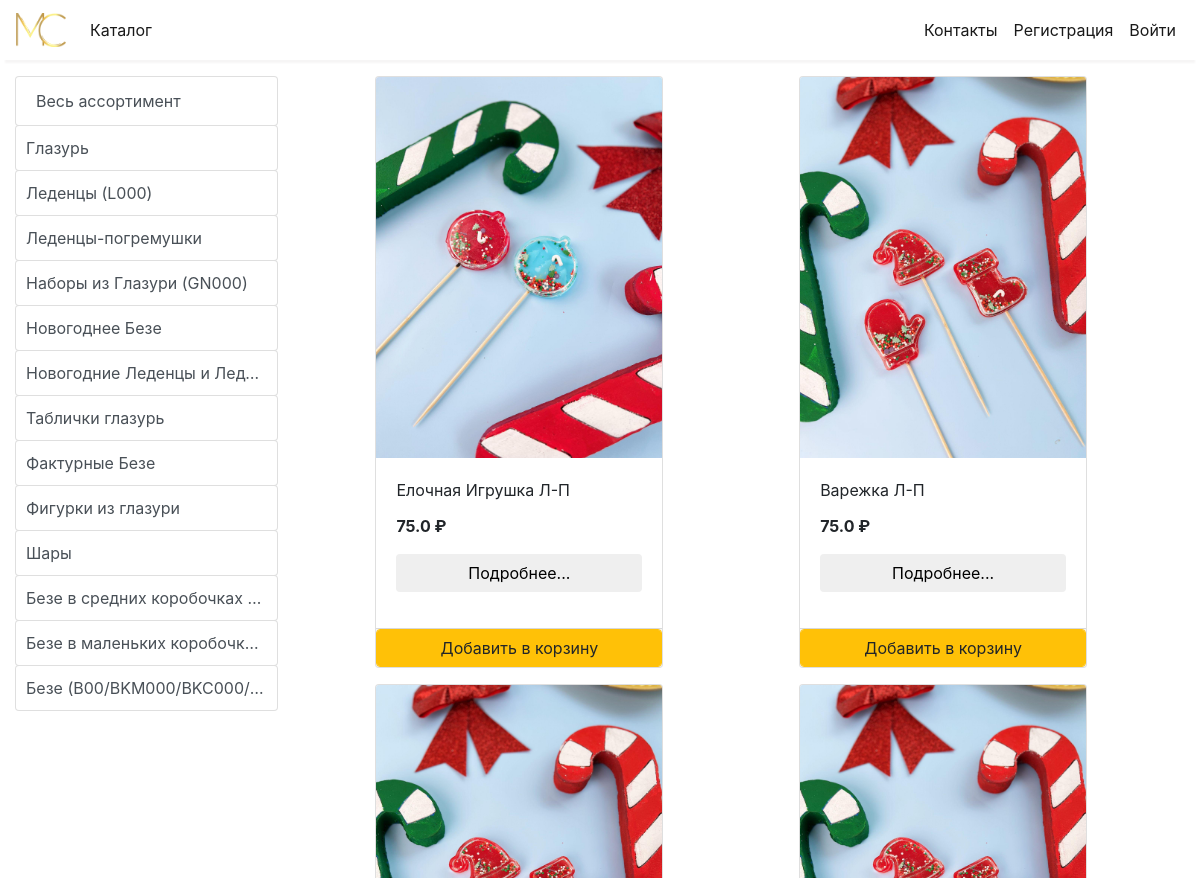
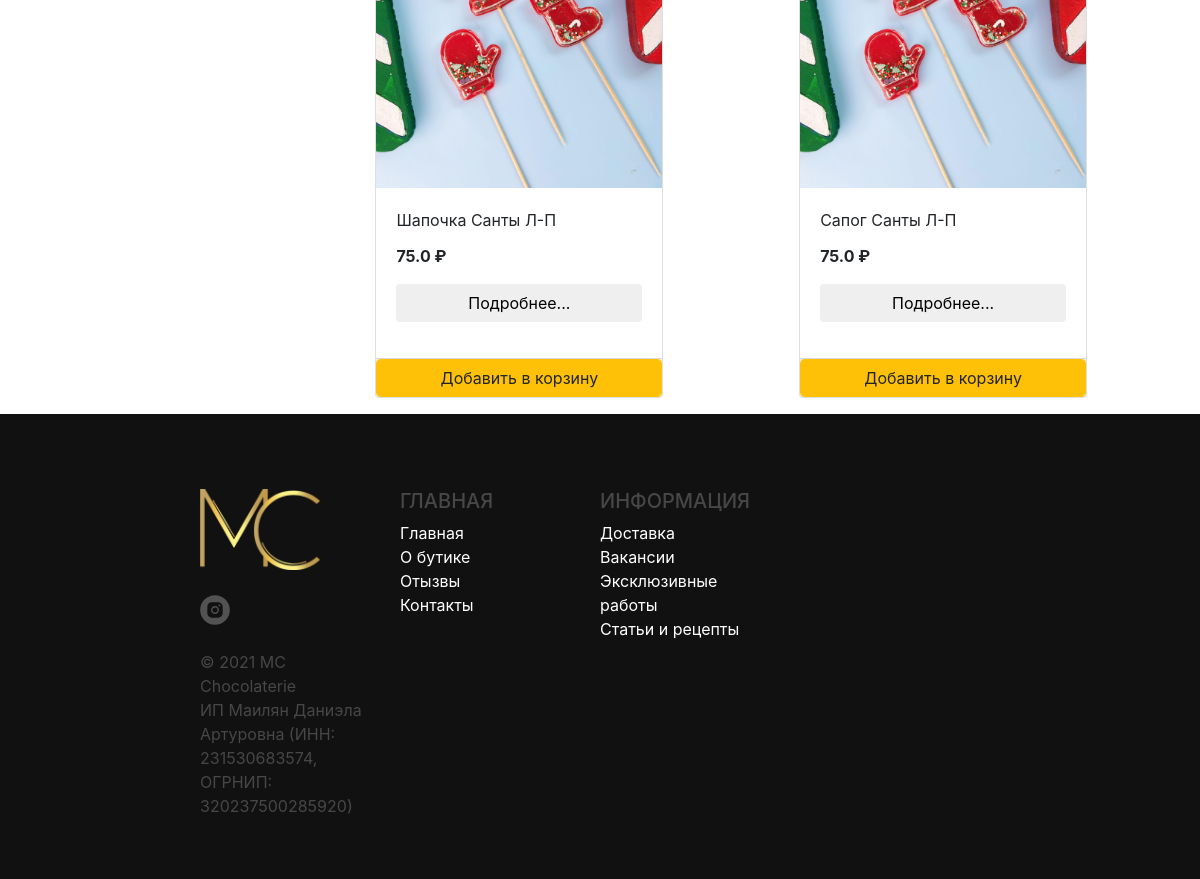
Page /store?category=27 on the committed database (2 pictures, top to bottom).
### store/models/category.py (models this page shows, shortened)
class Category(models.Model):
    name= models.CharField(max_length=50)
    @staticmethod
    def get_all_categories():
        return Category.objects.all()

### store/models/product.py (models this page shows, shortened)
class Products(models.Model):
    name = models.CharField(max_length=260, blank=True, null=True)
    price= models.IntegerField(default=0, blank=True, null=True)
    price_5k = models.FloatField(blank=True,null=True)
    price_10k = models.FloatField(blank=True,null=True)
    price_20k = models.FloatField(blank=True,null=True)
    price_many = models.FloatField(blank=True,null=True)
    kind = models.CharField(max_length=300, blank=True, null=True)
    category= models.ForeignKey(Category,on_delete=models.CASCADE,default=1, blank=True, null=True )
    description= models.CharField(max_length=250, default='', blank=True, null= True)
    photo_url = models.CharField(max_length=3000,null=True)
    author = models.ForeignKey(settings.AUTH_USER_MODEL, on_delete=models.CASCADE, blank=True, null=True)
    title = models.CharField(max_length=200, blank=True, null=True)
    description = models.CharField(max_length=300, blank=True, null=True)
    text = models.TextField(blank=True, null=True)
    article = models.CharField(max_length=20, blank=True, null=True)
    color = models.CharField(max_length=250, blank=True, null=True)
    size = models.FloatField(blank=True,null=True)
    weight = models.FloatField(blank=True,null=True)
    created_date = models.DateTimeField(default=timezone.now, blank=True, null=True)
    published_date = models.DateTimeField(blank=True, null=True)
    image= models.ImageField(upload_to='uploads/products/', blank=True, null=True)
    @staticmethod
    def get_all_products_by_categoryid(category_id):
        if category_id:
            return Products.objects.filter (category=category_id)
        else:
            return Products.get_all_products();

### store/views/home.py (the view)
# urls.py: path('' , include('store.urls'))
def store(request):
    cart = request.session.get('cart')
    if not cart:
        request.session['cart'] = {}
    products = None
    categories = Category.get_all_categories()
    categoryID = request.GET.get('category')
    if categoryID:
        products = Products.get_all_products_by_categoryid(categoryID)
    else:
        products = Products.get_all_products();
    data = {}
    data['products'] = products
    data['categories'] = categories
    print('you are : ', request.session.get('email'))
    return render(request, 'index.html', data)

### store/templatetags/cart.py (called while the page is built)
@register.filter (name='is_in_cart')
def is_in_cart(product, cart):
    keys = cart.keys ()
    for id in keys:
        if int (id) == product.id:
            return True
    return False;

@register.filter (name='cart_quantity')
def cart_quantity(product, cart):
    keys = cart.keys ()
    for id in keys:
        if int (id) == product.id:
            return cart.get (id)
    return 0;

@register.filter (name='cart_total')
def cart_total(products, cart):
    total = 0
    for p in products:
        total += cart_quantity(p, cart)
    return total

### store/templatetags/custom_filter.py (called while the page is built)
@register.filter(name='currency')
def currency(number):
    return str(number)+" ₽"

### store/templates/index.html (shortened to what this page needs)
{% extends 'base.html' %}
{% block content %}
{% load cart %}
{% load custom_filter %}
<div class="container-fluid mt-3">
	<div class="row">
		<div class="col-lg-3 mx-auto mb-3">
			<div class="list-group">
				<a href="/" class="list-group-item list-group-item-action btn btn-outline-warning">Весь ассортимент</a>
				{% for category in categories %}
				<a href="/?category={{category.id}}"
					class="list-group-item list-group-item-action btn btn-outline-warning truncate">{{category.name}}</a>
				{% endfor %}
			</div>
		</div>
		<div id='products' class="col-lg-9 mx-auto">
			<div class="row mx-auto">
				{% for product in products %}
				<div class="card mx-auto mb-3" id={{product.id}} style="width: 18rem;">
					{% if product.image %}
					<img class="card-img-top" src="{{ product.image.url }}" alt="Card image cap" />
					{% else %}
					<a href="admin/store/products/{{ product.id }}/change/" id="{{ product.id }}" target="_blank">
						<img class="card-img-top" src="{{ product.photo_url }}" alt="Card image cap"
							style="border: 1px solid red;" />
					</a>
					{% endif %}
					<div class="card-body">
						<p class="card-title">{{product.name}}</p>
						<p class="card-text"><b>{{product.price_5k|currency}}</b></p>
						<button class="btn btn-ligth btn-block" type="button" data-toggle="modal"
							data-target="#modalWin{{product.id}}">
							Подробнее...
						</button>
					</div>
					<div class="card-footer p-0 no-gutters">
						<div class="row no-gutters cart-not-empty">
							<form  class="col d-flex  justify-content-between"  style="display: flex; gap: 5px;">
								{% csrf_token %}
								<input hidden type="text" name='product' value='{{product.id}}'>
								<input class="col-5 form-control" id='prodQuant' type="number" value="1" max="99999" min="1">
								<input class="text-center float-right col-6 btn btn-warning" id="addInCart" type="submit" value=" В корзину">
							</form>
						</div>
						<form class="btn-block" id="addForm">
							<input id="addInCart" class="btn btn-warning form-control" value="Добавить в корзину">
						</form>
					</div>
				</div>
				{% endfor %}
			</div>
		</div>
	</div>
</div>
{% endblock %}

### store/templates/base.html (style rules this page uses)
.truncate { padding: 10px; white-space: nowrap; overflow: hidden; text-overflow: ellipsis; }
.row { width: 100%; }

### rows in the picture
Category: name "Глазурь"
Category: name "Леденцы (L000)"
Category: name "Леденцы-погремушки"
Category: name "Наборы из Глазури (GN000)"
Category: name "Новогоднее Безе"
Category: name "Новогодние Леденцы и Лед…"
Category: name "Таблички глазурь"
Category: name "Фактурные Безе"
Category: name "Фигурки из глазури"
Category: name "Шары"
Category: name "Безе в средних коробочках…"
Category: name "Безе в маленьких коробочк…"
Category: name "Безе (B00/BKM000/BKC000/…"
Products: image (picture), name "Елочная Игрушка Л-П", price_5k "75.0 ₽"
Products: image (picture), name "Варежка Л-П", price_5k "75.0 ₽"
Products: image (picture), name "Шапочка Санты Л-П", price_5k "75.0 ₽"
Products: image (picture), name "Сапог Санты Л-П", price_5k "75.0 ₽"
